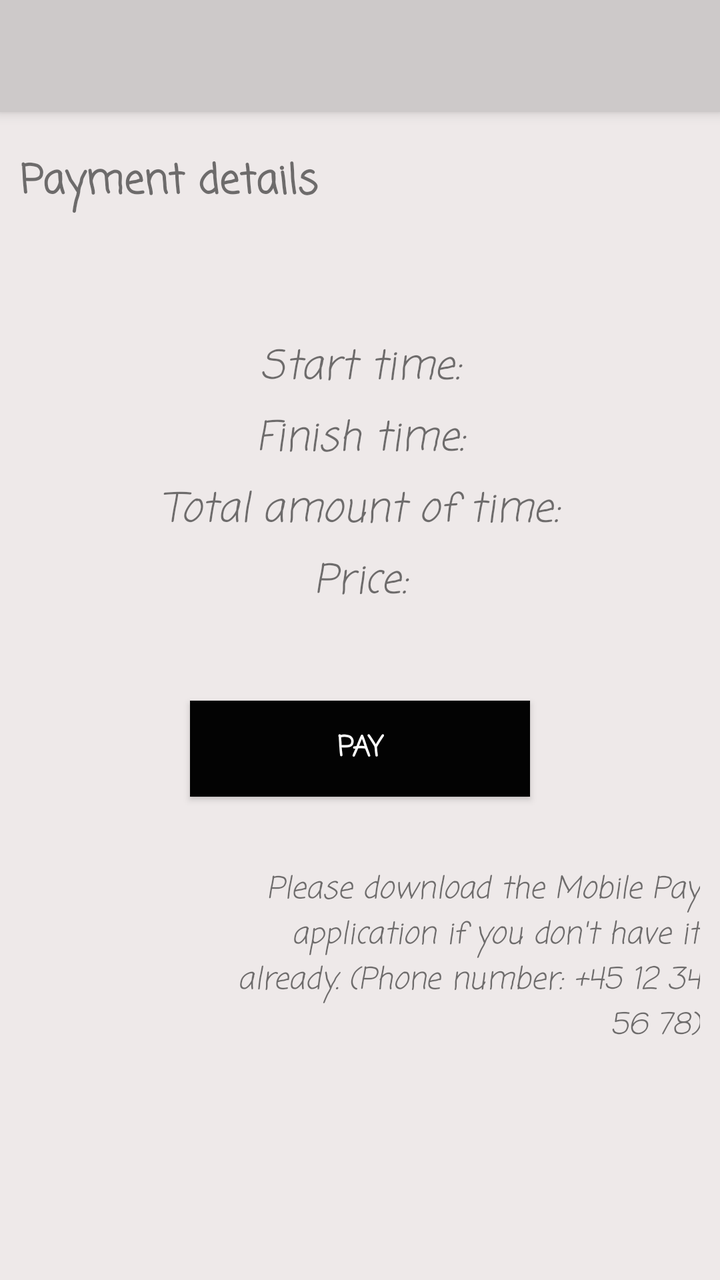
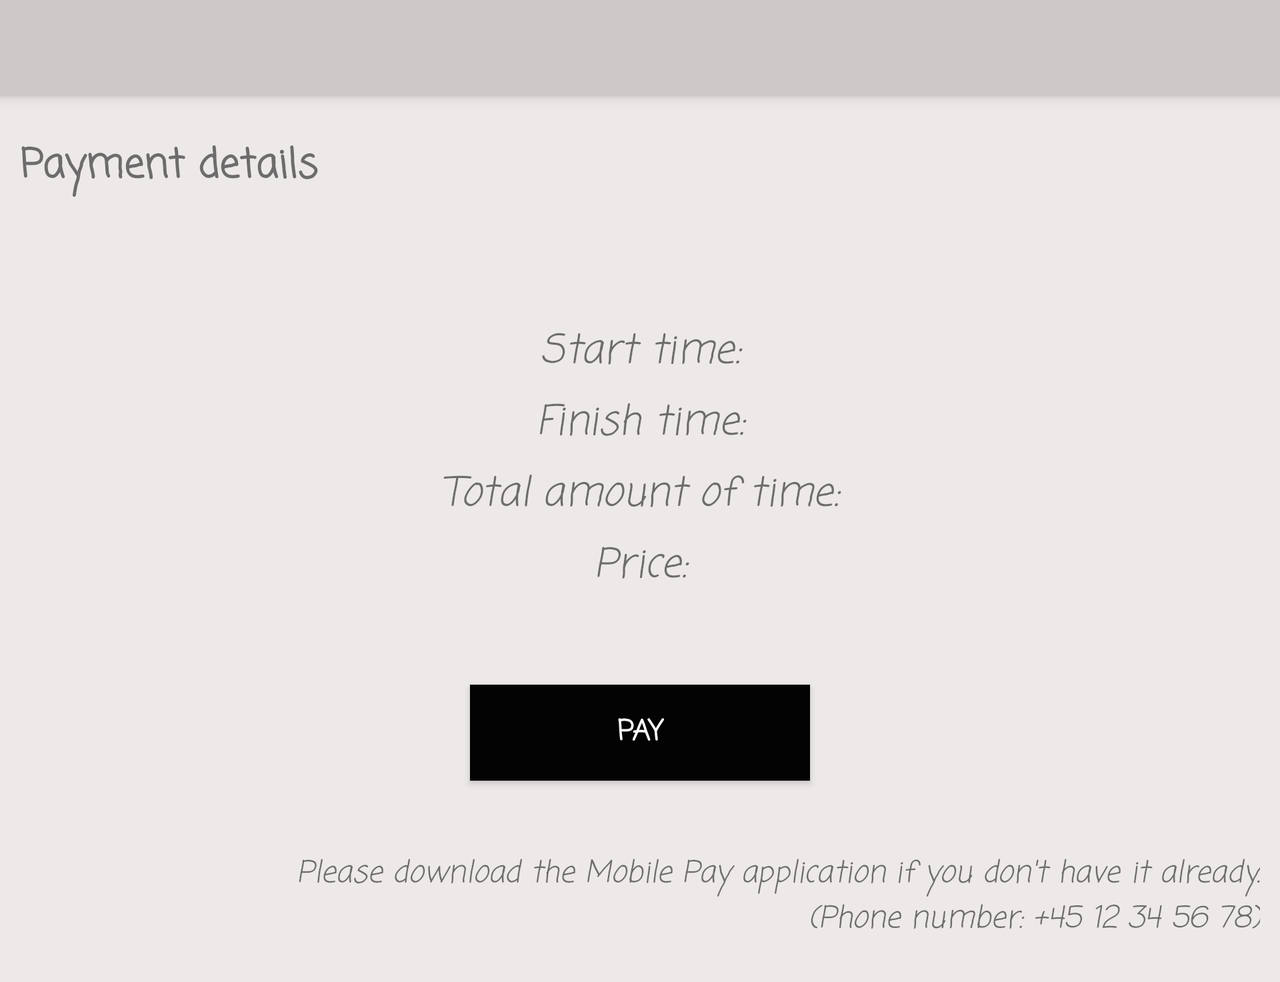

First picture: res/layout/ on a phone held upright. Second picture: the repository's own variant of that layout, on a device whose configuration matches the variant's folder. Source for both follows.
<!-- AndroidManifest.xml: application theme Theme.AppCompat.Light.NoActionBar -->
<!-- res/layout/main_content_pay.xml -->
<?xml version="1.0" encoding="utf-8"?>
<RelativeLayout xmlns:android="http://schemas.android.com/apk/res/android"
    xmlns:app="http://schemas.android.com/apk/res-auto"
    xmlns:tools="http://schemas.android.com/tools"
    android:layout_width="match_parent"
    android:layout_height="match_parent"
    android:id="@+id/tool_bar"
    android:background="@color/background"
    tools:context="com.example.lavinia.project.NewActivity">

    <android.support.v7.widget.Toolbar
        android:id="@+id/toolbar"
        android:layout_width="match_parent"
        android:layout_height="?attr/actionBarSize"
        android:background="@color/toolbar"
        android:elevation="4dp"
        android:theme="@style/ThemeOverlay.AppCompat.Dark"
        android:popupTheme="@style/ThemeOverlay.AppCompat.Light"/>


    <TextView
        android:layout_marginTop="20dp"
        android:layout_marginLeft="10dp"
        android:layout_width="match_parent"
        android:layout_height="wrap_content"
        android:layout_below="@+id/toolbar"
        android:textStyle="bold"
        android:textSize="20dp"
        android:fontFamily="casual"
        android:id="@+id/payment"
        android:text="Payment details"/>

    <TextView
        android:layout_width="match_parent"
        android:id="@+id/paymentStartTime"
        android:textStyle="italic"
        android:textSize="20dp"
        android:fontFamily="casual"
        android:layout_height="wrap_content"
        android:text="Start time:"
        android:layout_marginTop="62dp"
        android:gravity="center"
        android:layout_below="@+id/payment"
        android:layout_alignParentStart="true" />

    <TextView
        android:layout_width="match_parent"
        android:layout_height="wrap_content"
        android:id="@+id/paymentFinishTime"
        android:textSize="20dp"
        android:textStyle="italic"
        android:fontFamily="casual"
        android:text="Finish time:"
        android:layout_below="@+id/paymentStartTime"
        android:gravity="center"
        android:layout_marginTop="5dp" />

    <TextView
        android:layout_width="match_parent"
        android:textSize="20dp"
        android:layout_height="wrap_content"
        android:id="@+id/amountOfTime"
        android:textStyle="italic"
        android:fontFamily="casual"
        android:text="Total amount of time:"
        android:layout_below="@+id/paymentFinishTime"
        android:gravity="center"
        android:layout_marginTop="5dp" />
    <TextView
        android:layout_width="match_parent"
        android:layout_height="wrap_content"
        android:textStyle="italic"
        android:fontFamily="casual"
        android:text="Price:"
        android:textSize="20dp"
        android:layout_below="@+id/amountOfTime"
        android:gravity="center"
        android:layout_marginTop="5dp"
        android:id="@+id/price" />
    <Button
        android:id="@+id/buttonPay"
        android:layout_width="170dp"
        android:layout_height="wrap_content"
        android:layout_marginTop="44dp"
        android:background="@color/black"
        android:fontFamily="casual"
        android:onClick="pay"
        android:text="Pay"
        android:textColor="@color/white"
        android:textStyle="bold"
        android:layout_below="@+id/price"
        android:layout_centerHorizontal="true" />

    <TextView
        android:layout_width="wrap_content"
        android:layout_height="wrap_content"
        android:textStyle="italic"
        android:fontFamily="casual"
        android:text="Please download the Mobile Pay application if you don't have it already.
(Phone number: +45 12 34 56 78)"
        android:textSize="15dp"
        android:textAlignment="textEnd"
        android:layout_marginTop="35dp"
        android:layout_below="@+id/buttonPay"
        android:layout_marginLeft="100dp"
        android:layout_marginRight="10dp"/>
</RelativeLayout>
<!-- resources referenced by this layout -->
<resources>
  <color name="background">#eee9e9</color>
  <color name="black">#030303</color>
  <color name="toolbar">#cdc9c9</color>
  <color name="white">#ffffff</color>
</resources>
<!-- res/layout-land/main_content_pay.xml (the repository's variant of the layout above) -->
<!-- drawn on the phone turned sideways -->
<?xml version="1.0" encoding="utf-8"?>
<ScrollView  xmlns:android="http://schemas.android.com/apk/res/android"
    xmlns:app="http://schemas.android.com/apk/res-auto"
    xmlns:tools="http://schemas.android.com/tools"
    android:layout_width="match_parent"
    android:layout_height="match_parent">
<RelativeLayout
    android:layout_width="match_parent"
    android:layout_height="match_parent"
    android:id="@+id/tool_bar"
    android:background="@color/background"
    tools:context="com.example.lavinia.project.NewActivity">

    <android.support.v7.widget.Toolbar
        android:id="@+id/toolbar"
        android:layout_width="match_parent"
        android:layout_height="?attr/actionBarSize"
        android:background="@color/toolbar"
        android:elevation="4dp"
        android:theme="@style/ThemeOverlay.AppCompat.Dark"
        android:popupTheme="@style/ThemeOverlay.AppCompat.Light"/>


    <TextView
        android:layout_marginTop="20dp"
        android:layout_marginLeft="10dp"
        android:layout_width="match_parent"
        android:layout_height="wrap_content"
        android:layout_below="@+id/toolbar"
        android:textStyle="bold"
        android:textSize="20dp"
        android:fontFamily="casual"
        android:id="@+id/payment"
        android:text="Payment details"/>

    <TextView
        android:layout_width="match_parent"
        android:id="@+id/paymentStartTime"
        android:textStyle="italic"
        android:textSize="20dp"
        android:fontFamily="casual"
        android:layout_height="wrap_content"
        android:text="Start time:"
        android:layout_marginTop="62dp"
        android:gravity="center"
        android:layout_below="@+id/payment"
        android:layout_alignParentStart="true" />

    <TextView
        android:layout_width="match_parent"
        android:layout_height="wrap_content"
        android:id="@+id/paymentFinishTime"
        android:textSize="20dp"
        android:textStyle="italic"
        android:fontFamily="casual"
        android:text="Finish time:"
        android:layout_below="@+id/paymentStartTime"
        android:gravity="center"
        android:layout_marginTop="5dp" />

    <TextView
        android:layout_width="match_parent"
        android:textSize="20dp"
        android:layout_height="wrap_content"
        android:id="@+id/amountOfTime"
        android:textStyle="italic"
        android:fontFamily="casual"
        android:text="Total amount of time:"
        android:layout_below="@+id/paymentFinishTime"
        android:gravity="center"
        android:layout_marginTop="5dp" />
    <TextView
        android:layout_width="match_parent"
        android:layout_height="wrap_content"
        android:textStyle="italic"
        android:fontFamily="casual"
        android:text="Price:"
        android:textSize="20dp"
        android:layout_below="@+id/amountOfTime"
        android:gravity="center"
        android:layout_marginTop="5dp"
        android:id="@+id/price" />
    <Button
        android:id="@+id/buttonPay"
        android:layout_width="170dp"
        android:layout_height="wrap_content"
        android:layout_marginTop="44dp"
        android:background="@color/black"
        android:fontFamily="casual"
        android:onClick="pay"
        android:text="Pay"
        android:textColor="@color/white"
        android:textStyle="bold"
        android:layout_below="@+id/price"
        android:layout_centerHorizontal="true" />

    <TextView
        android:layout_width="wrap_content"
        android:layout_height="wrap_content"
        android:textStyle="italic"
        android:fontFamily="casual"
        android:text="Please download the Mobile Pay application if you don't have it already.
(Phone number: +45 12 34 56 78)"
        android:textSize="15dp"
        android:textAlignment="textEnd"
        android:layout_marginTop="35dp"
        android:layout_below="@+id/buttonPay"
        android:layout_marginLeft="100dp"
        android:layout_marginRight="10dp"
        android:layout_marginBottom="20dp"/>
</RelativeLayout>
</ScrollView>
